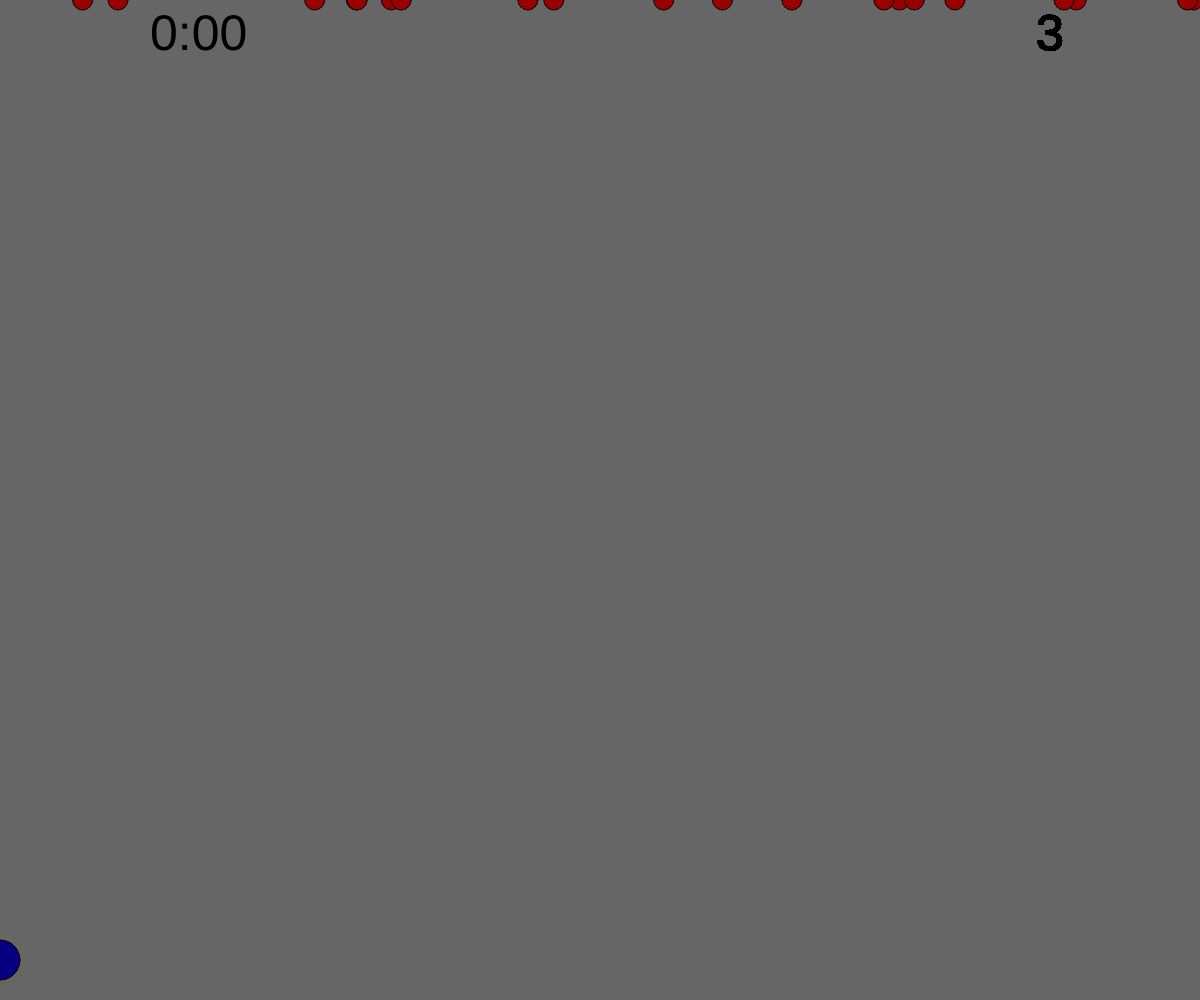
Frame 1 (no input)
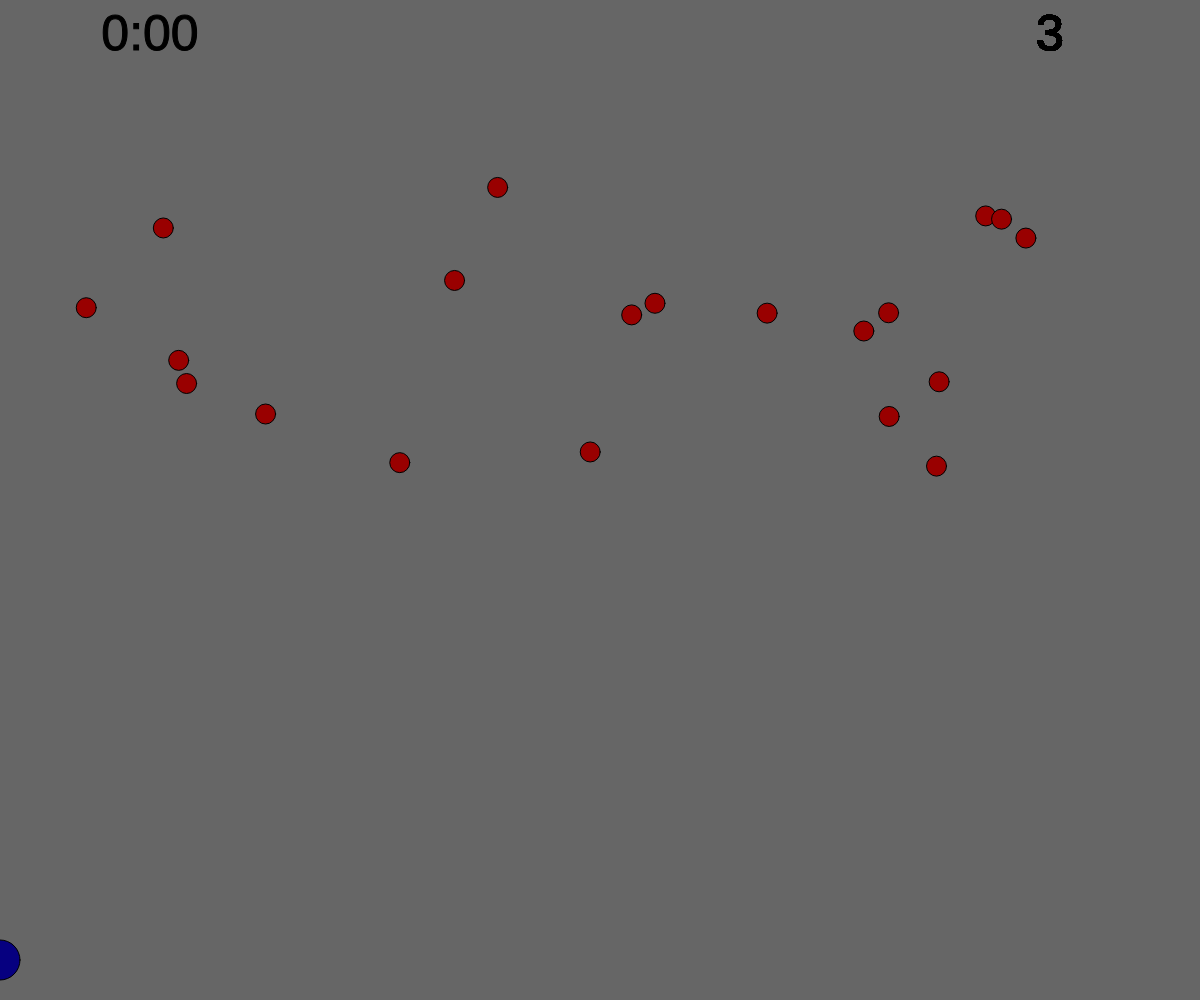
Frame 60 (no input)
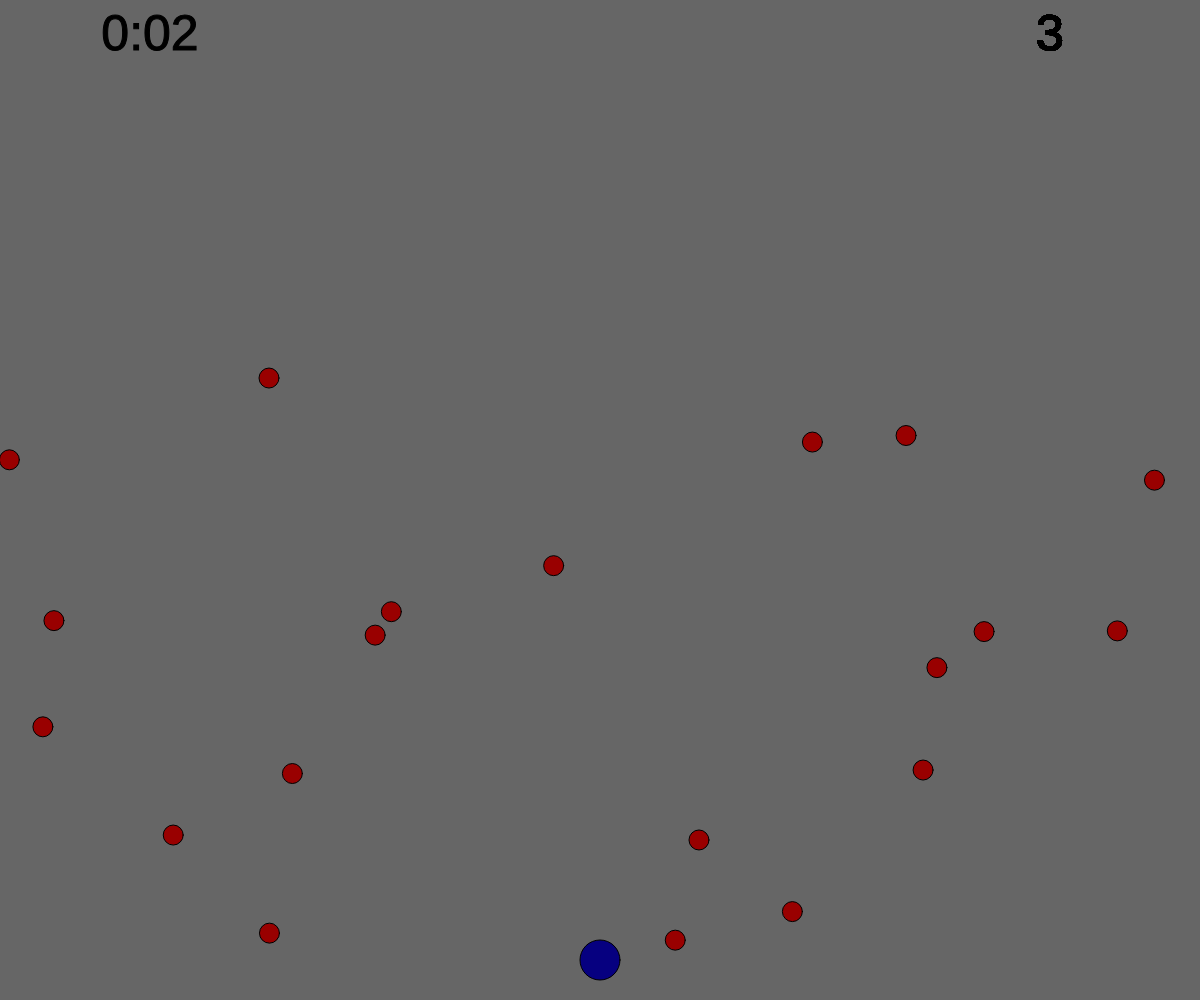
Frame 120 (the mouse pressed at the canvas centre since frame 60)

The p5.js sketch that drew these frames (run headless with seeded random() and noise() and a simulated clock; from frame 60 on, the mouse is pressed at the canvas centre):

// p5.js sketch
// ── sketch.js
var inv = [];

var sy;
var sx;

var life;

var sec;
var min;
var num;
///variables for the player bounds///
var px;
var py;


function setup() {
  createCanvas(windowWidth,windowHeight);
  colorMode(HSB);
  
  sec = 0;
  num = 0;
  
  life = 3;
  for (var i=0; i<20; i++){
    inv.push(new Invader());
  }

function Add(){
  if(floor(life) > 0){
  num ++}
}
  setInterval(Add,1000);
}

function draw() {
  background(0,0,40);
  
  
  min = floor(num/60);
  sec = num;
  if(sec > 59){sec === 0}
  textSize(50);
  fill(0,0,0);
  text(min + ':' + nf(sec,2),150,50);

  for (var i=0; i<inv.length; i++){
    inv[i].draw();
    inv[i].change();
    inv[i].score();
    if(inv[i].hit()){
      for (var j=0; j<inv.length; j++){
          inv[j].effect();
      }
    }
    if(floor(life) === 0){
      for (var h=0; h<inv.length; h++){
        inv[h].end();
      }
    }
  }
  


///establishing the coordinates of player///
  px = mouseX;
  py = height-40;
  var color = 243;
//actually rendering the player///
  fill(color,100,50);
  stroke(0,0,0);
  ellipse(px,py,40,40);
  
}
///end draw////


////function for the balls///
function Invader(){
////position and velocity to head towards///
  sx = random(-5,5);
  sy = random(3,8);
  this.p = createVector(random(0,width),0);
  this.v = createVector(sx,sy);


/////drawing in the actual balls///
  this.draw = function(){
    sx = random(-5,5);
    sy = random(3,8);
    stroke(0,0,0);
    fill(0,100,60);
    ellipse(this.p.x,this.p.y,20,20);
  };
  
/////making the position and velocity change according to environment///
  this.change = function(){
    this.p.add( this.v );
////respawing them after they hit the bottom///
    if(this.p.y > height){
      this.p = createVector(random(0,width),0);
      this.v = createVector(sx,sy);
    // else if(sec % 30){
    //   this.vel.x += .1;
    //   this.vel.y +=.3;
    }
///bouncing the balls around///
    if(this.p.x < 0 || this.p.x > width){
      this.v.x *= -1;
    }
  };
  

  this.score = function(){
    textAlign(CENTER);
    textSize(50);
    fill(0,0,0);
    text(floor(life),width-150,50);
  };
  
///method in order to detect when the player is hit///
  this.hit = function(){
    ///estbalishing variables for distances///
    var d = dist(px,py,this.p.x,this.p.y);
    if(d < 30){
      return true;
    }else{
      return false;
    }
  };
  
///method that establishes what happens when the player is hit///
  this.effect = function(){
//this establishes the score of the game with three lives///
    life -= 1/20;
    this.p = createVector(random(0,width),0);
  };
}

  this.end = function(){
    this.v = (0,0);
  };
